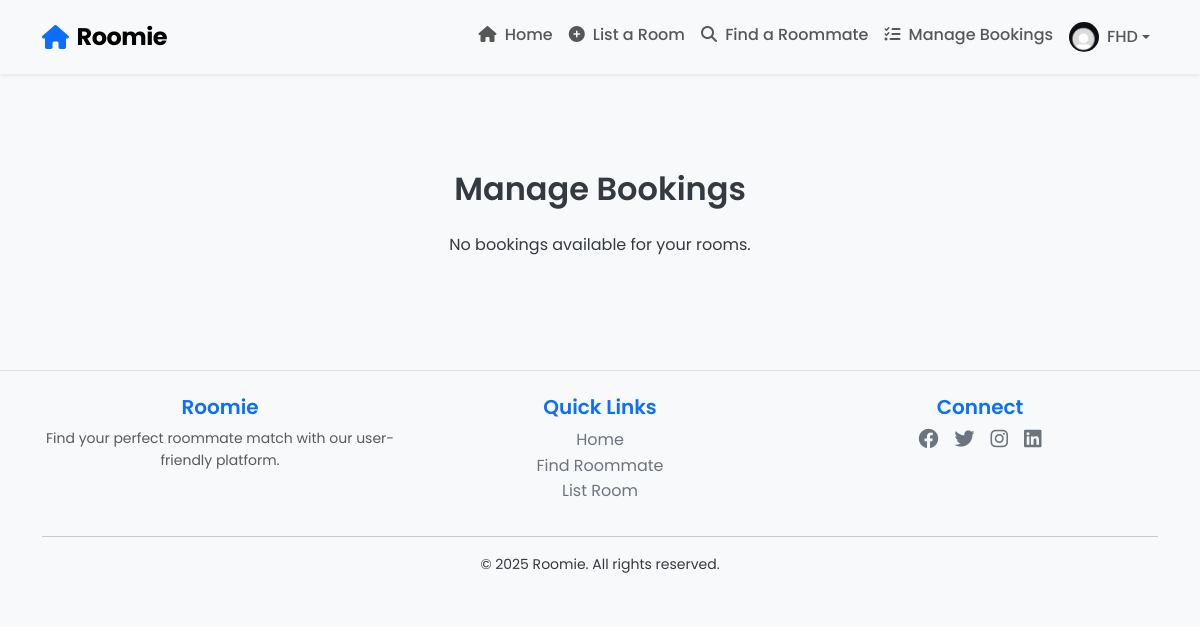
The app's page /manage-bookings/ (signed in), older data.
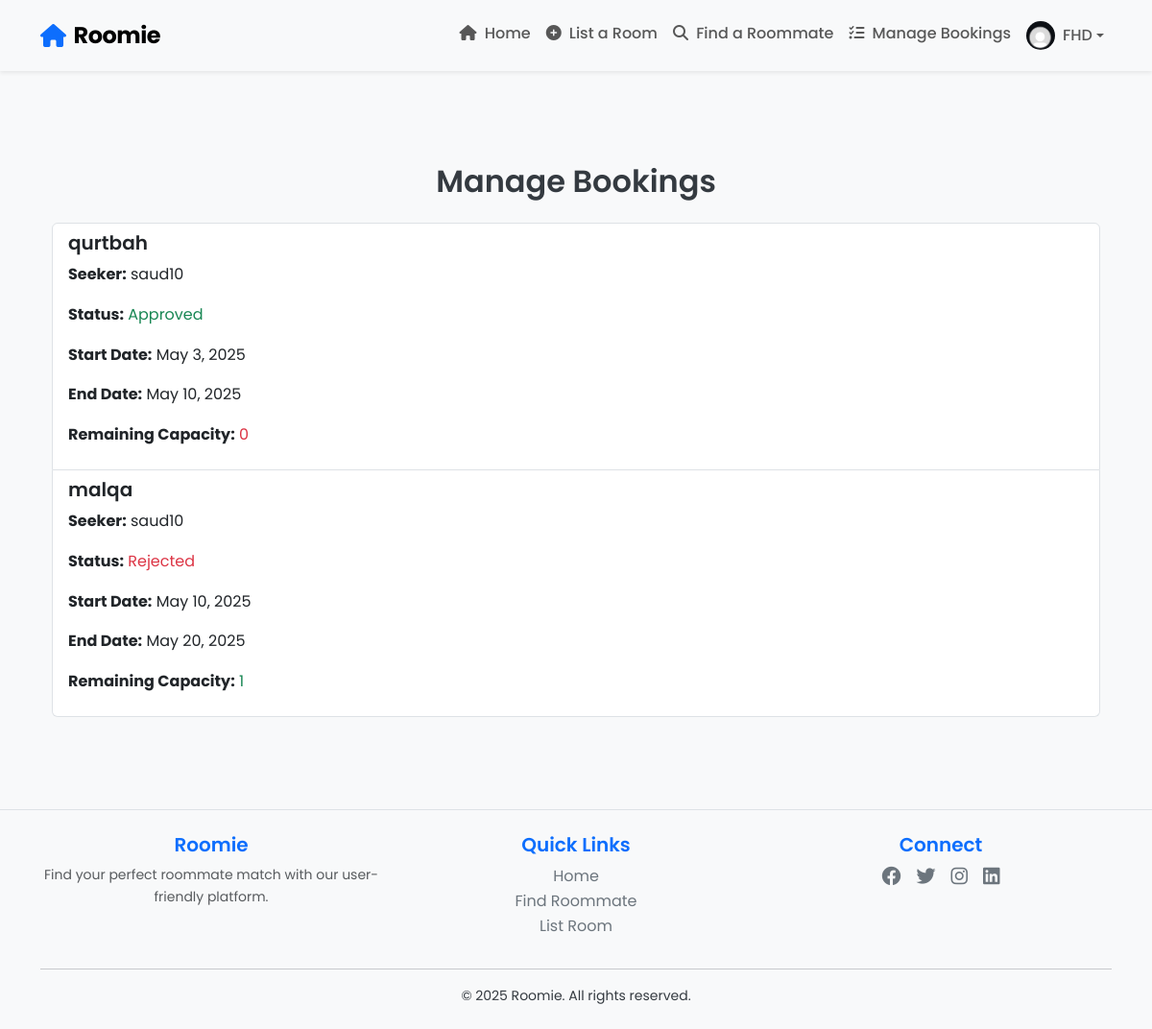
The same page, newer data.
### core/models.py (models this page shows, shortened)
class RoomBooking(models.Model):
    room = models.ForeignKey(Room, on_delete=models.CASCADE, related_name='bookings')
    seeker = models.ForeignKey(User, on_delete=models.CASCADE, related_name='bookings')
    start_date = models.DateField()
    end_date = models.DateField()
    status = models.CharField(max_length=20, choices=[
        ('pending', 'Pending'),
        ('approved', 'Approved'),
        ('rejected', 'Rejected'),
        ('cancelled', 'Cancelled'),
    ], default='pending')
    timestamp = models.DateTimeField(auto_now_add=True)
    notification_sent = models.BooleanField(default=False)  # Track if the seeker has been notified

class Room(models.Model):
    room_id = models.AutoField(primary_key=True)  # Custom primary key
    provider = models.ForeignKey(User, on_delete=models.CASCADE, related_name='rooms')
    title = models.CharField(max_length=200)
    description = models.TextField()
    location = models.CharField(max_length=255)
    rent = models.DecimalField(max_digits=8, decimal_places=2)
    room_type = models.CharField(max_length=20, choices=[
        ('private', 'Private Room'),
        ('shared', 'Shared Room'),
        ('studio', 'Studio'),
        ('apartment', 'Apartment'),
    ])
    bedrooms = models.PositiveIntegerField(default=1)  # Number of bedrooms
    is_available = models.BooleanField(default=True)
    image = models.ImageField(
        upload_to='images/',
        blank=True,
        null=True,
        default='/media/images/default_room.jpg'  # Set default room image
        )
    created_at = models.DateTimeField(auto_now_add=True)

class User(AbstractUser):
    ACCOUNT_TYPE_CHOICES = [
        ('seeker', 'Seeker'),
        ('provider', 'Provider'),
    ]
    GENDER_CHOICES = [
        ('male', 'Male'),
        ('female', 'Female'),
        ('other', 'Other'),
    ]
    email = models.EmailField(unique=True)
    gender = models.CharField(max_length=10, choices=GENDER_CHOICES, blank=True, null=True)
    birthdate = models.DateField(blank=True, null=True)
    bio = models.TextField(blank=True, null=True)
    location = models.CharField(max_length=255, blank=True, null=True)
    profile_photo = models.ImageField(
        upload_to='profile_photos/',
        blank=True,
        null=True,
        default='profile_photos/default_user.jpg'  # Set default profile photo
    )
    account_type = models.CharField(max_length=10, choices=ACCOUNT_TYPE_CHOICES, default='seeker')

### roomie/views.py (the view)
# urls.py: path('manage-bookings/', views.manage_bookings, name='manage_bookings'),
@login_required
def manage_bookings(request):
    if request.user.account_type != 'provider':
        return redirect('home')
    bookings = RoomBooking.objects.filter(room__provider=request.user).select_related('room', 'seeker')
    booking_data = []
    for booking in bookings:
        room = booking.room
        approved_bookings = RoomBooking.objects.filter(room=room, status='approved').count()
        remaining_capacity = room.bedrooms - approved_bookings
        booking_data.append({
            'booking': booking,
            'remaining_capacity': remaining_capacity
        })
    return render(request, 'manage_bookings.html', {'booking_data': booking_data})

### roomie/templates/manage_bookings.html (shortened to what this page needs)
{% extends 'base.html' %}
{% block content %}
<div class="container mt-5">
    <h2 class="text-center">Manage Bookings</h2>
    <div class="list-group mt-4">
        {% for data in booking_data %}
        <div class="list-group-item">
            <h5 class="mb-2">{{ data.booking.room.title }}</h5>
            <p><strong>Seeker:</strong> {{ data.booking.seeker.username }}</p>
            <p><strong>Status:</strong>
                <span class="{% if data.booking.status == 'approved' %}text-success{% elif data.booking.status == 'rejected' %}text-danger{% else %}text-warning{% endif %}">
                    {{ data.booking.status|capfirst }}
                </span>
            </p>
            <p><strong>Start Date:</strong> {{ data.booking.start_date }}</p>
            <p><strong>End Date:</strong> {{ data.booking.end_date }}</p>
            <p><strong>Remaining Capacity:</strong>
                <span class="{% if data.remaining_capacity > 0 %}text-success{% else %}text-danger{% endif %}">
                    {{ data.remaining_capacity }}
                </span>
            </p>
        </div>
        {% empty %}
        <p class="text-center">No bookings available for your rooms.</p>
        {% endfor %}
    </div>
</div>
{% endblock %}

Row changes from the older to the newer data that the page shows:
added RoomBooking: booking.room "qurtbah", booking.seeker.username "saud10", booking.status "Approved", booking.start_date "May 3, 2025", booking.end_date "May 10, 2025", remaining_capacity "0"
added RoomBooking: booking.room "malqa", booking.seeker.username "saud10", booking.status "Rejected", booking.start_date "May 10, 2025", booking.end_date "May 20, 2025", remaining_capacity "1"
Text that changed along with them:
text no longer shown: "No bookings available for your rooms."
